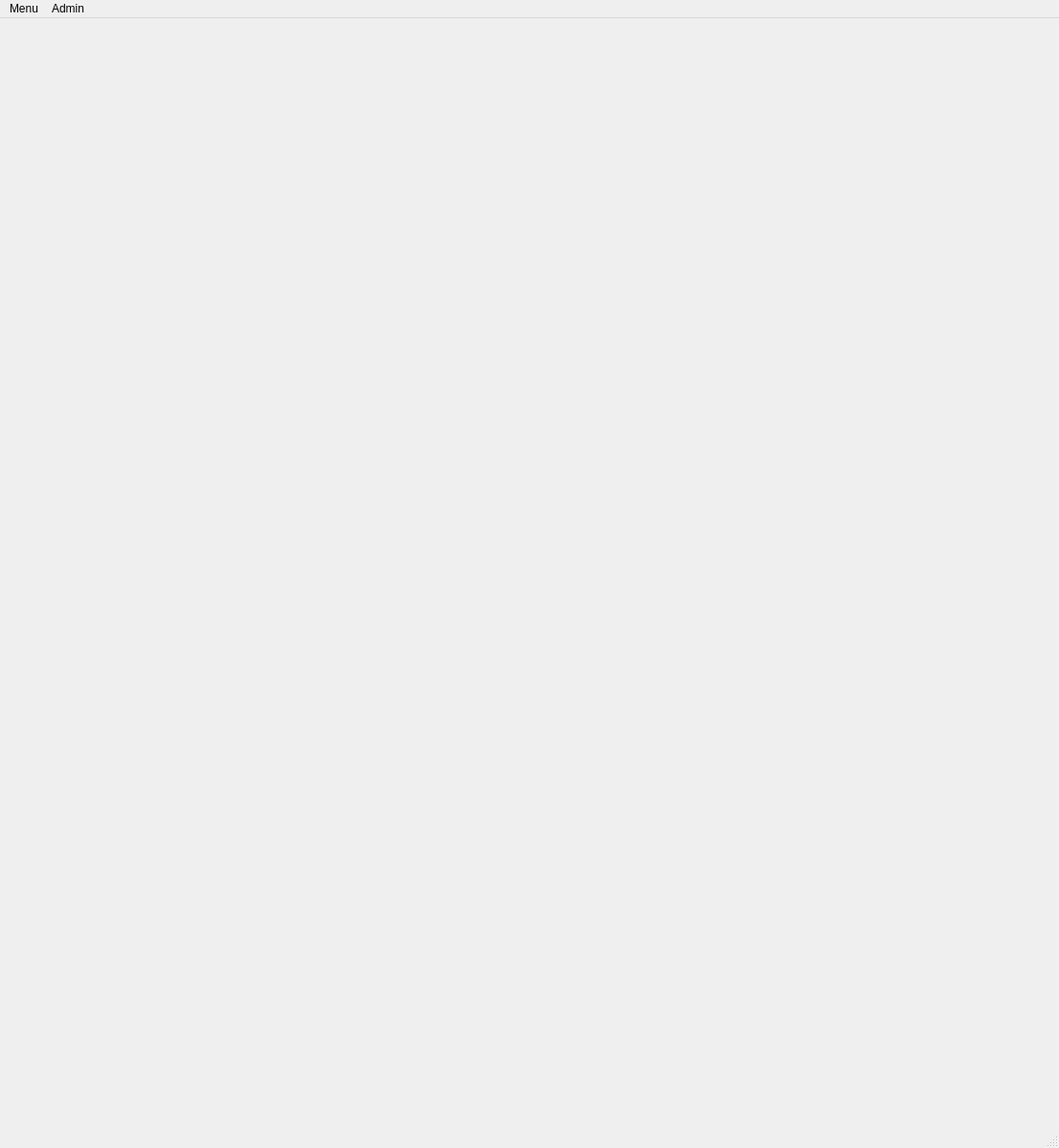
<?xml version="1.0" encoding="UTF-8"?>
<ui version="4.0">
 <class>MainWindow</class>
 <widget class="QMainWindow" name="MainWindow">
  <property name="geometry">
   <rect>
    <x>0</x>
    <y>0</y>
    <width>1106</width>
    <height>1199</height>
   </rect>
  </property>
  <property name="windowTitle">
   <string>Students' Record Manager and Reports Generator</string>
  </property>
  <property name="windowIcon">
   <iconset>
    <normaloff>alqalam_logo.jpg</normaloff>alqalam_logo.jpg</iconset>
  </property>
  <property name="styleSheet">
   <string notr="true">font: 12pt &quot;MS Shell Dlg 2&quot;;</string>
  </property>
  <property name="dockOptions">
   <set>QMainWindow::AllowTabbedDocks|QMainWindow::AnimatedDocks|QMainWindow::GroupedDragging</set>
  </property>
  <widget class="QWidget" name="centralwidget">
   <property name="sizePolicy">
    <sizepolicy hsizetype="Maximum" vsizetype="Maximum">
     <horstretch>0</horstretch>
     <verstretch>0</verstretch>
    </sizepolicy>
   </property>
   <layout class="QHBoxLayout" name="horizontalLayout_4">
    <item>
     <layout class="QVBoxLayout" name="verticalLayout_5">
      <item>
       <layout class="QHBoxLayout" name="horizontalLayout_2">
        <item>
         <widget class="QLabel" name="welcome_label">
          <property name="styleSheet">
           <string notr="true">color: rgb(89, 0, 134);
font: 75 14pt &quot;MS Shell Dlg 2&quot;;</string>
          </property>
          <property name="text">
           <string/>
          </property>
          <property name="alignment">
           <set>Qt::AlignRight|Qt::AlignTrailing|Qt::AlignVCenter</set>
          </property>
         </widget>
        </item>
        <item>
         <widget class="QLabel" name="welcome_label2">
          <property name="styleSheet">
           <string notr="true">color: rgb(169, 0, 253);
font: 75 12pt &quot;MS Shell Dlg 2&quot;;</string>
          </property>
          <property name="text">
           <string/>
          </property>
         </widget>
        </item>
        <item>
         <widget class="QLabel" name="label_3">
          <property name="text">
           <string/>
          </property>
         </widget>
        </item>
       </layout>
      </item>
      <item>
       <layout class="QVBoxLayout" name="verticalLayout_4">
        <item>
         <widget class="QLabel" name="label_4">
          <property name="text">
           <string/>
          </property>
          <property name="pixmap">
           <pixmap>alqalam_logo.jpg</pixmap>
          </property>
          <property name="scaledContents">
           <bool>true</bool>
          </property>
         </widget>
        </item>
       </layout>
      </item>
     </layout>
    </item>
   </layout>
  </widget>
  <widget class="QMenuBar" name="menubar">
   <property name="geometry">
    <rect>
     <x>0</x>
     <y>0</y>
     <width>1106</width>
     <height>30</height>
    </rect>
   </property>
   <widget class="QMenu" name="menuMenu">
    <property name="title">
     <string>Menu</string>
    </property>
    <widget class="QMenu" name="menuStudents">
     <property name="title">
      <string>Registration</string>
     </property>
     <addaction name="separator"/>
     <addaction name="actionNew"/>
     <addaction name="separator"/>
     <addaction name="actionView_Students"/>
    </widget>
    <widget class="QMenu" name="menuExams">
     <property name="title">
      <string>Result</string>
     </property>
     <widget class="QMenu" name="menuFirst_Term">
      <property name="title">
       <string>First Term</string>
      </property>
      <widget class="QMenu" name="menuRecord2">
       <property name="title">
        <string>Nursery Subjects</string>
       </property>
       <addaction name="separator"/>
       <addaction name="separator"/>
       <addaction name="menuRecord"/>
       <addaction name="separator"/>
       <addaction name="actionView_Scores"/>
       <addaction name="separator"/>
      </widget>
      <widget class="QMenu" name="menuPrimary_Classes">
       <property name="title">
        <string>Primary Subjects</string>
       </property>
       <addaction name="actionRecord_New"/>
       <addaction name="separator"/>
       <addaction name="actionView_Scores_5"/>
      </widget>
      <widget class="QMenu" name="menuSecondary_Classes">
       <property name="title">
        <string>Secondary Subjects</string>
       </property>
       <addaction name="actionRecord_New_6"/>
       <addaction name="separator"/>
       <addaction name="actionView_Scores_8"/>
      </widget>
      <addaction name="menuRecord2"/>
      <addaction name="separator"/>
      <addaction name="menuPrimary_Classes"/>
      <addaction name="separator"/>
      <addaction name="menuSecondary_Classes"/>
     </widget>
     <widget class="QMenu" name="menuSecond_Term">
      <property name="title">
       <string>Second Term</string>
      </property>
      <widget class="QMenu" name="menuNursery_Classes">
       <property name="title">
        <string>Nursery Subjects</string>
       </property>
       <addaction name="actionRecord_New_2"/>
       <addaction name="separator"/>
       <addaction name="actionView_Scores_3"/>
      </widget>
      <widget class="QMenu" name="menuPrimary_Classes_2">
       <property name="title">
        <string>Primary Subjects</string>
       </property>
       <addaction name="actionRecord_New_4"/>
       <addaction name="separator"/>
       <addaction name="actionView_Scores_6"/>
      </widget>
      <widget class="QMenu" name="menuSecondary_Classes_2">
       <property name="title">
        <string>Secondary Subjects</string>
       </property>
       <addaction name="actionRecord_New_7"/>
       <addaction name="separator"/>
       <addaction name="actionView_Scores_9"/>
      </widget>
      <addaction name="menuNursery_Classes"/>
      <addaction name="separator"/>
      <addaction name="menuPrimary_Classes_2"/>
      <addaction name="separator"/>
      <addaction name="menuSecondary_Classes_2"/>
     </widget>
     <widget class="QMenu" name="menuThird_Term">
      <property name="title">
       <string>Third Term</string>
      </property>
      <widget class="QMenu" name="menuRecord3">
       <property name="title">
        <string>Nursery Subjects</string>
       </property>
       <addaction name="actionRecord_New_3"/>
       <addaction name="separator"/>
       <addaction name="actionView_Scores_4"/>
       <addaction name="separator"/>
      </widget>
      <widget class="QMenu" name="menuPrimary_Classes_3">
       <property name="title">
        <string>Primary Subjects</string>
       </property>
       <addaction name="actionRecord_New_5"/>
       <addaction name="separator"/>
       <addaction name="actionView_Scores_7"/>
      </widget>
      <widget class="QMenu" name="menuSecondary_Subjects">
       <property name="title">
        <string>Secondary Subjects</string>
       </property>
       <addaction name="actionRecord_New_8"/>
       <addaction name="separator"/>
       <addaction name="actionView_Scores_10"/>
      </widget>
      <addaction name="menuRecord3"/>
      <addaction name="separator"/>
      <addaction name="menuPrimary_Classes_3"/>
      <addaction name="separator"/>
      <addaction name="menuSecondary_Subjects"/>
     </widget>
     <addaction name="separator"/>
     <addaction name="menuFirst_Term"/>
     <addaction name="separator"/>
     <addaction name="menuSecond_Term"/>
     <addaction name="separator"/>
     <addaction name="menuThird_Term"/>
    </widget>
    <addaction name="separator"/>
    <addaction name="menuStudents"/>
    <addaction name="separator"/>
    <addaction name="menuExams"/>
    <addaction name="separator"/>
    <addaction name="actionExit"/>
   </widget>
   <widget class="QMenu" name="menuAdmin">
    <property name="title">
     <string>Admin</string>
    </property>
    <addaction name="actionLogin"/>
   </widget>
   <addaction name="menuMenu"/>
   <addaction name="menuAdmin"/>
  </widget>
  <widget class="QStatusBar" name="statusbar"/>
  <action name="actionExit">
   <property name="text">
    <string>Quit</string>
   </property>
   <property name="statusTip">
    <string>Click to exit application</string>
   </property>
   <property name="shortcut">
    <string>Ctrl+Q</string>
   </property>
  </action>
  <action name="actionNew">
   <property name="text">
    <string>Register New</string>
   </property>
  </action>
  <action name="actionStudView">
   <property name="text">
    <string>All Students</string>
   </property>
  </action>
  <action name="actionNursery_2">
   <property name="text">
    <string>Nursery 2</string>
   </property>
  </action>
  <action name="actionNursery_4">
   <property name="text">
    <string>Nursery 2</string>
   </property>
  </action>
  <action name="actionLogin">
   <property name="text">
    <string>Login</string>
   </property>
  </action>
  <action name="menuRecord">
   <property name="text">
    <string>Record New</string>
   </property>
  </action>
  <action name="actionView_Scores">
   <property name="text">
    <string>View Scores</string>
   </property>
  </action>
  <action name="actionSecondary_Classes">
   <property name="text">
    <string>Secondary Classes</string>
   </property>
  </action>
  <action name="actionView_Students">
   <property name="text">
    <string>View Students</string>
   </property>
  </action>
  <action name="actionRecord_New_2">
   <property name="text">
    <string>Record New</string>
   </property>
  </action>
  <action name="actionView_Scores_3">
   <property name="text">
    <string>View Scores</string>
   </property>
  </action>
  <action name="actionRecord_New_3">
   <property name="text">
    <string>Record New</string>
   </property>
  </action>
  <action name="actionView_Scores_4">
   <property name="text">
    <string>View Scores</string>
   </property>
  </action>
  <action name="actionRecord_New">
   <property name="text">
    <string>Record New</string>
   </property>
  </action>
  <action name="actionView_Scores_5">
   <property name="text">
    <string>View Scores</string>
   </property>
  </action>
  <action name="actionRecord_New_4">
   <property name="text">
    <string>Record New</string>
   </property>
  </action>
  <action name="actionView_Scores_6">
   <property name="text">
    <string>View Scores</string>
   </property>
  </action>
  <action name="actionRecord_New_5">
   <property name="text">
    <string>Record New</string>
   </property>
  </action>
  <action name="actionView_Scores_7">
   <property name="text">
    <string>View Scores</string>
   </property>
  </action>
  <action name="actionRecord_New_6">
   <property name="text">
    <string>Record New</string>
   </property>
  </action>
  <action name="actionView_Scores_8">
   <property name="text">
    <string>View Scores</string>
   </property>
  </action>
  <action name="actionRecord_New_7">
   <property name="text">
    <string>Record New</string>
   </property>
  </action>
  <action name="actionView_Scores_9">
   <property name="text">
    <string>View Scores</string>
   </property>
  </action>
  <action name="actionRecord_New_8">
   <property name="text">
    <string>Record New</string>
   </property>
  </action>
  <action name="actionView_Scores_10">
   <property name="text">
    <string>View Scores</string>
   </property>
  </action>
 </widget>
 <resources/>
 <connections/>
</ui>
